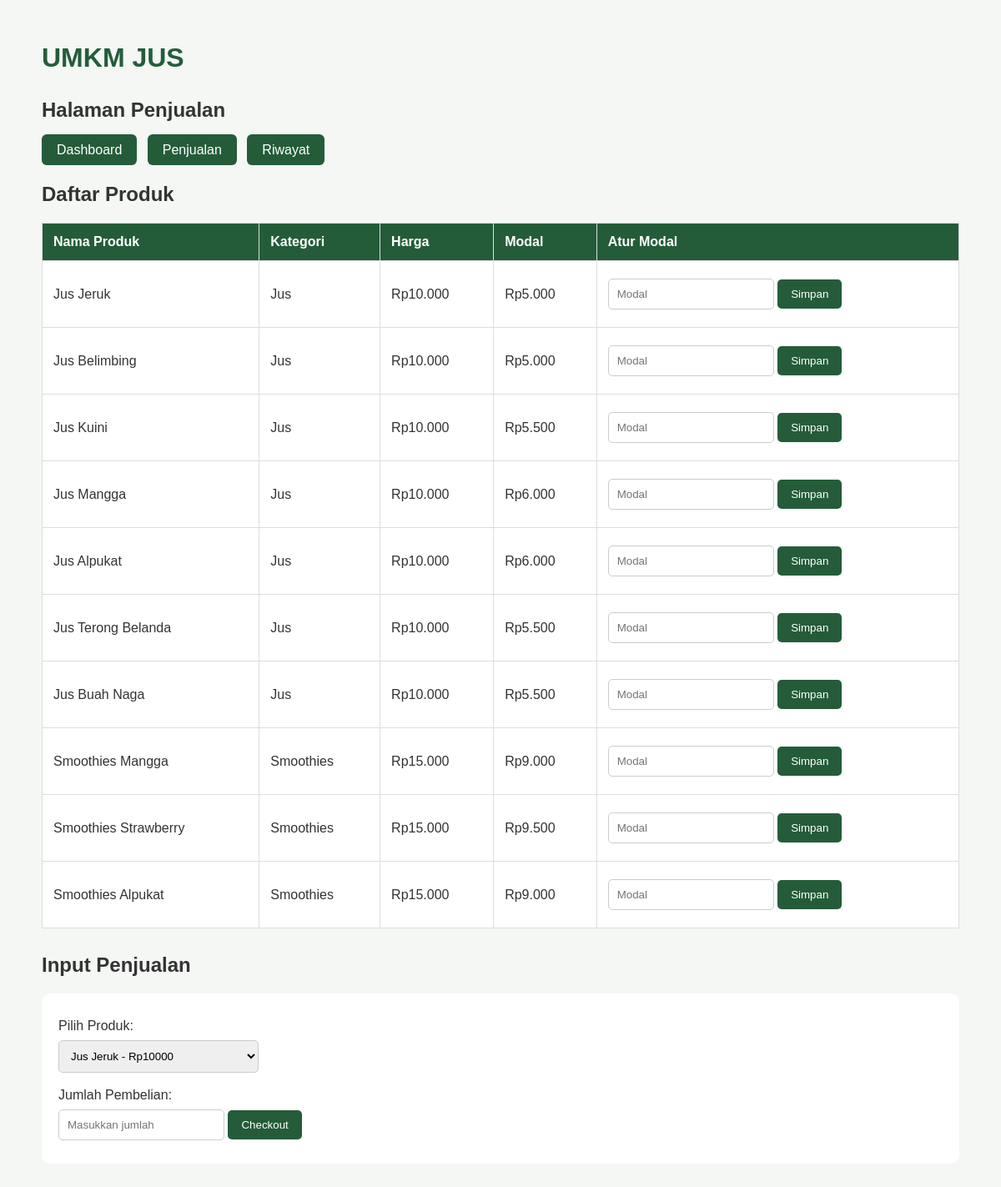
/penjualan, run on the app's committed database.
### tables this page shows
CREATE TABLE produk (
            id INTEGER PRIMARY KEY AUTOINCREMENT,
            nama TEXT,
            kategori TEXT,
            harga INTEGER,
            modal INTEGER
        );

### app.py (the view)
@app.route("/penjualan")
def penjualan():
    conn = koneksi_database()
    produk = conn.execute(
        "SELECT * FROM produk"
    ).fetchall()
    conn.close()
    return render_template("penjualan.html", produk=produk)

### app.py (called while the page is built)
def koneksi_database():
    conn = sqlite3.connect("database.db")
    conn.row_factory = sqlite3.Row
    return conn

### templates/penjualan.html (shortened to what this page needs)
<!DOCTYPE html>
<html>
<head>
    <link rel="stylesheet"
    href="{{ url_for('static', filename='style.css') }}">
</head>
<body>
<div class="container">
<div class="container">
    <h1>UMKM JUS</h1>
    <h2>Halaman Penjualan</h2>
    <nav>
        <a href="/">Dashboard</a>
        <a href="/penjualan">Penjualan</a>
        <a href="/riwayat">Riwayat</a>
    </nav>
    <h2>Daftar Produk</h2>
    <table>
        <tr>
            <th>Nama Produk</th>
            <th>Kategori</th>
            <th>Harga</th>
            <th>Modal</th>
            <th>Atur Modal</th>
        </tr>
        {% for item in produk %}
        <tr>
            <td>{{ item['nama'] }}</td>
            <td>{{ item['kategori'] }}</td>
            <td>Rp{{ "{:,}".format(item['harga']).replace(",", ".") }}</td>
            <td>
                {% if item['modal'] is not none %}
                    Rp{{ "{:,}".format(item['modal']).replace(",", ".") }}
                {% else %}
                    Belum diatur
                {% endif %}
            </td>
            <td>
                <form action="/update-modal" method="POST">
                    <input type="number" name="modal"
                    min="0" placeholder="Modal" required>
                    <button type="submit">Simpan</button>
                </form>
            </td>
        </tr>
        {% endfor %}
    </table>
    <h2>Input Penjualan</h2>
    <form action="/checkout" method="POST" class="form-box">
        <label>Pilih Produk:</label>
        <select name="produk_id" required>
            {% for item in produk %}
            <option value="{{ item['id'] }}">
                {{ item['nama'] }} - Rp{{ item['harga'] }}
            </option>
            {% endfor %}
        </select>
        <label>Jumlah Pembelian:</label>
        <input type="number" name="jumlah"
        min="1" placeholder="Masukkan jumlah" required>
        <button type="submit">Checkout</button>
    </form>
</div>
</body>
</html>

### static/style.css (style rules this page uses)
body { font-family: Arial, sans-serif; background-color: #f4f7f4; margin: 0; padding: 30px; color: #333; }
.container { max-width: 1100px; margin: auto; }
h1 { color: #245c3a; }
h2 { color: #333; margin-top: 30px; }
nav { margin: 25px 0; }
nav a { text-decoration: none; background-color: #245c3a; color: white; padding: 10px 18px; border-radius: 6px; margin-right: 8px; }
table { width: 100%; border-collapse: collapse; background-color: white; margin-top: 20px; }
th, td { padding: 13px; border: 1px solid #ddd; text-align: left; }
th { background-color: #245c3a; color: white; }
input, select { padding: 10px; margin: 8px 0; border: 1px solid #ccc; border-radius: 5px; }
button { padding: 10px 16px; background-color: #245c3a; color: white; border: none; border-radius: 5px; cursor: pointer; }
.form-box { background-color: white; padding: 20px; border-radius: 10px; margin-top: 20px; }
.form-box label { display: block; margin-top: 10px; }

### data on the page
produk: nama "Jus Jeruk", kategori "Jus", harga "10.000", modal "5.000"
produk: nama "Jus Belimbing", kategori "Jus", harga "10.000", modal "5.000"
produk: nama "Jus Kuini", kategori "Jus", harga "10.000", modal "5.500"
produk: nama "Jus Mangga", kategori "Jus", harga "10.000", modal "6.000"
produk: nama "Jus Alpukat", kategori "Jus", harga "10.000", modal "6.000"
produk: nama "Jus Terong Belanda", kategori "Jus", harga "10.000", modal "5.500"
produk: nama "Jus Buah Naga", kategori "Jus", harga "10.000", modal "5.500"
produk: nama "Smoothies Mangga", kategori "Smoothies", harga "15.000", modal "9.000"
produk: nama "Smoothies Strawberry", kategori "Smoothies", harga "15.000", modal "9.500"
produk: nama "Smoothies Alpukat", kategori "Smoothies", harga "15.000", modal "9.000"

### other printed values
form field produk_id "Jus Jeruk - Rp10000"
